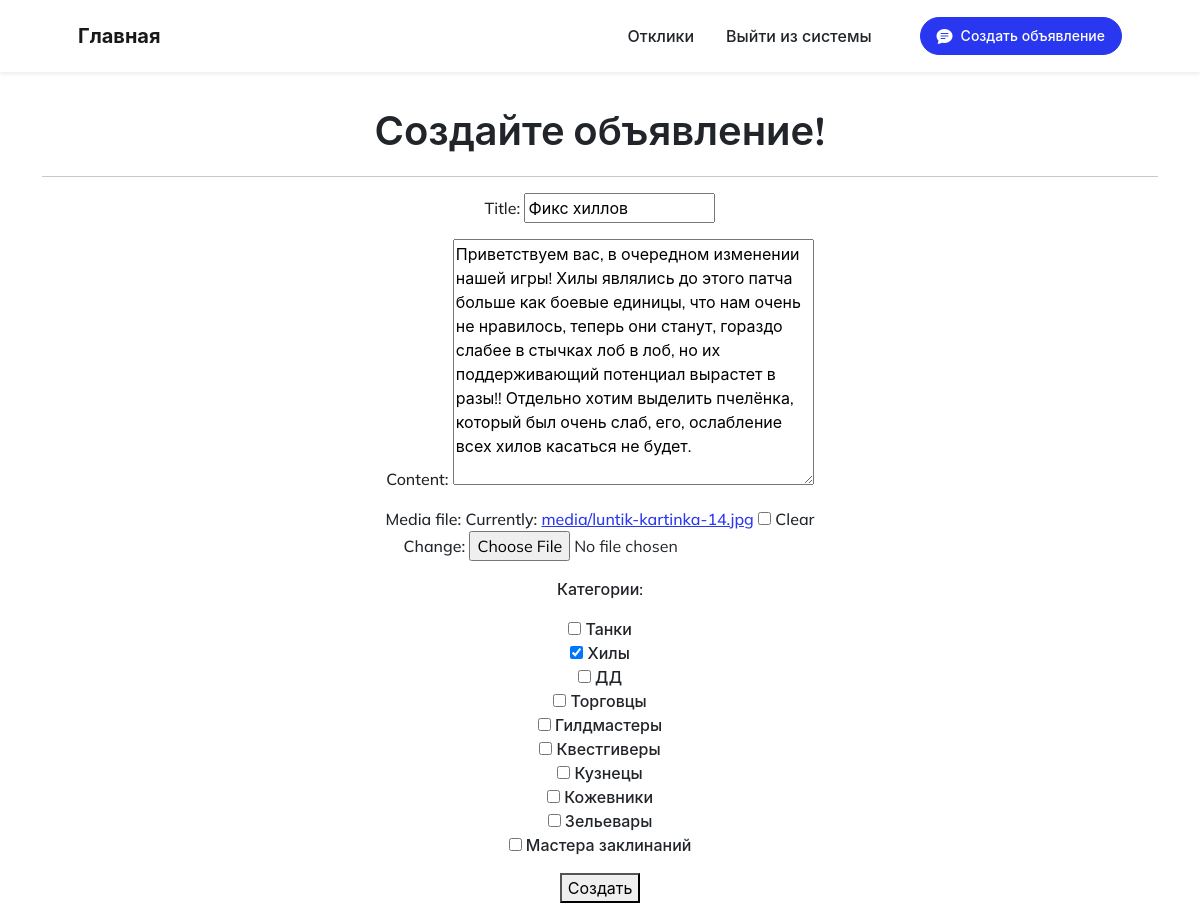
The page /forum/2/update/ (signed in) on the database its author committed.
### board/models.py (models this page shows, shortened)
class Advertisement(models.Model):
    author = models.ForeignKey(User, on_delete=models.CASCADE)
    date_time = models.DateTimeField(auto_now_add=True)
    title = models.CharField(max_length=200)
    content = models.TextField()
    advertisement_category = models.ManyToManyField(Category)
    like = models.IntegerField(default=0)
    dislike = models.IntegerField(default=0)
    media_file = models.FileField(upload_to='media/', blank=True, null=True)

### board/views.py (the view)
# urls.py: path('<int:pk>/update/', AdUpdate.as_view(), name='ad_update'),
class AdUpdate(UpdateView):
    model = Advertisement
    form_class = AdForm
    template_name = 'ad_create.html'
    def get_queryset(self):
        return Advertisement.objects.filter(author=self.request.user)

### board/forms.py
class AdForm(forms.ModelForm):
    advertisement_category = forms.ModelMultipleChoiceField(
        queryset=Category.objects.all(),
        widget=forms.CheckboxSelectMultiple,
        label='Категории:'
    )
    class Meta:
        model = Advertisement
        fields = [
            'title',
            'content',
            'media_file',
            'advertisement_category',
        ]

### board/models.py (called while the page is built)
    def __str__(self):
        return self.name

### templates/ad_create.html (shortened to what this page needs)
{% extends 'default/main.html' %}
{% block content %}
<h1>Создайте объявление!</h1>
<hr>
<form method="post" enctype="multipart/form-data">
  {{ form.as_p }}
  <button type="submit">Создать</button>
</form>
{% endblock content %}

### rows shown on the page
Advertisement: title "Фикс хиллов", content "Приветствуем вас, в очередном изменении нашей игры! Хилы являлись до этого патча больше как боевые единицы, что нам очень не нравилось, теперь они станут, гораздо слабее в стычках лоб в лоб, но их поддерживающий потенциал вырастет в разы!! Отдельно хотим выделить пчелёнка, который был очень слаб, его, ослабление всех хилов касаться не будет."
